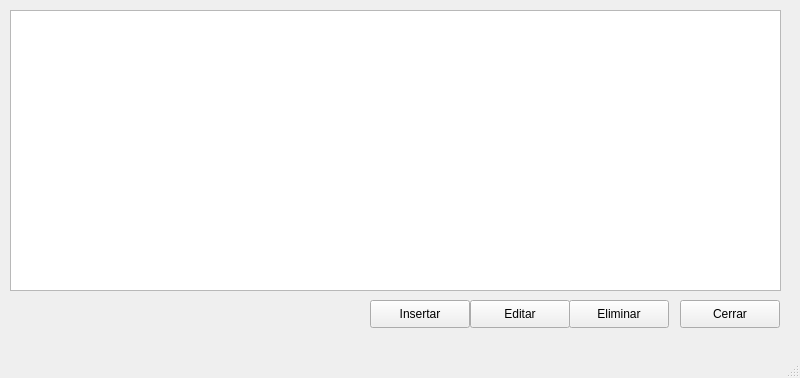
<?xml version="1.0" encoding="UTF-8"?>
<ui version="4.0">
 <class>MainWindow</class>
 <widget class="QMainWindow" name="MainWindow">
  <property name="geometry">
   <rect>
    <x>0</x>
    <y>0</y>
    <width>800</width>
    <height>378</height>
   </rect>
  </property>
  <property name="windowTitle">
   <string>MainWindow</string>
  </property>
  <widget class="QWidget" name="centralwidget">
   <widget class="QTableWidget" name="tblData">
    <property name="geometry">
     <rect>
      <x>10</x>
      <y>10</y>
      <width>771</width>
      <height>281</height>
     </rect>
    </property>
   </widget>
   <widget class="QPushButton" name="btnEliminar">
    <property name="geometry">
     <rect>
      <x>569</x>
      <y>300</y>
      <width>100</width>
      <height>28</height>
     </rect>
    </property>
    <property name="text">
     <string>Eliminar</string>
    </property>
   </widget>
   <widget class="QPushButton" name="btnSalir">
    <property name="geometry">
     <rect>
      <x>680</x>
      <y>300</y>
      <width>100</width>
      <height>28</height>
     </rect>
    </property>
    <property name="text">
     <string>Cerrar</string>
    </property>
   </widget>
   <widget class="QPushButton" name="btnInsertar">
    <property name="geometry">
     <rect>
      <x>370</x>
      <y>300</y>
      <width>100</width>
      <height>28</height>
     </rect>
    </property>
    <property name="text">
     <string>Insertar</string>
    </property>
   </widget>
   <widget class="QPushButton" name="btnEditar">
    <property name="geometry">
     <rect>
      <x>470</x>
      <y>300</y>
      <width>100</width>
      <height>28</height>
     </rect>
    </property>
    <property name="text">
     <string>Editar</string>
    </property>
   </widget>
  </widget>
  <widget class="QMenuBar" name="menubar">
   <property name="geometry">
    <rect>
     <x>0</x>
     <y>0</y>
     <width>800</width>
     <height>22</height>
    </rect>
   </property>
  </widget>
  <widget class="QStatusBar" name="statusbar"/>
 </widget>
 <resources/>
 <connections/>
</ui>
